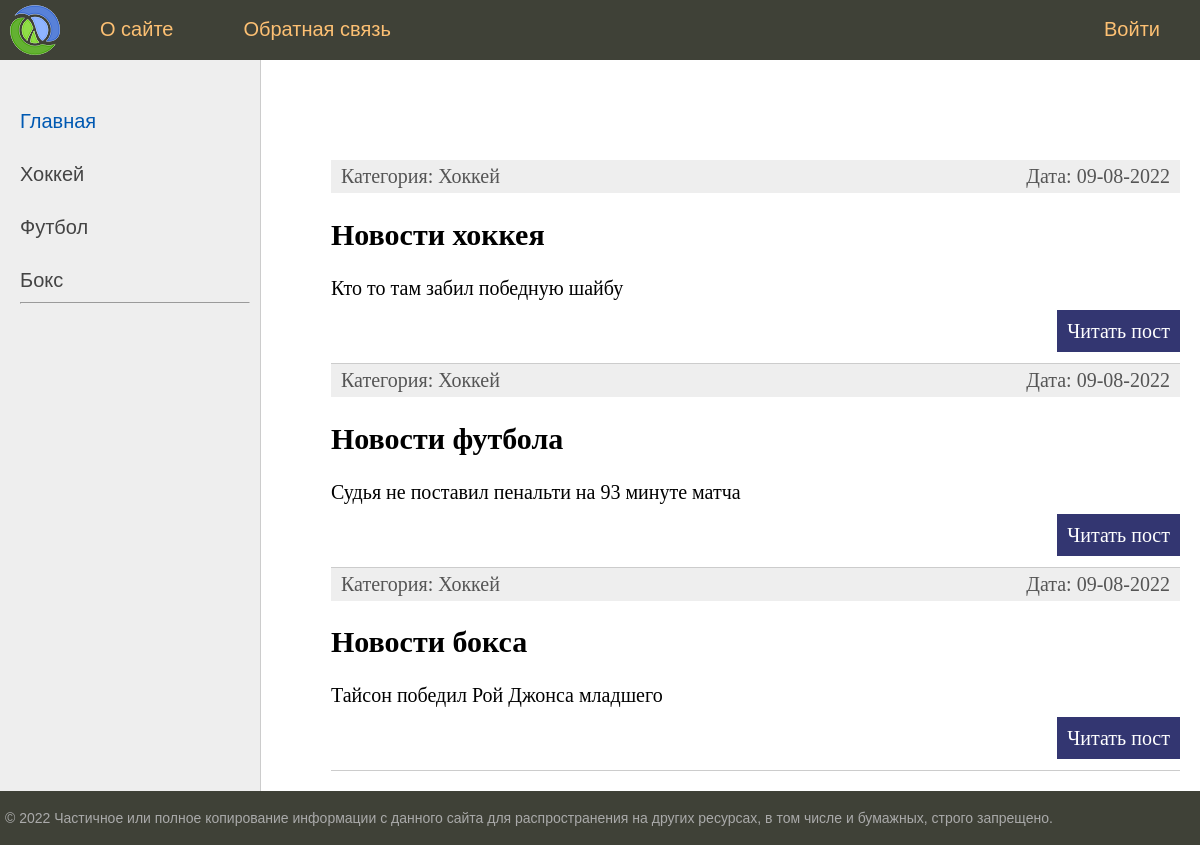
Before: / with the older database file.
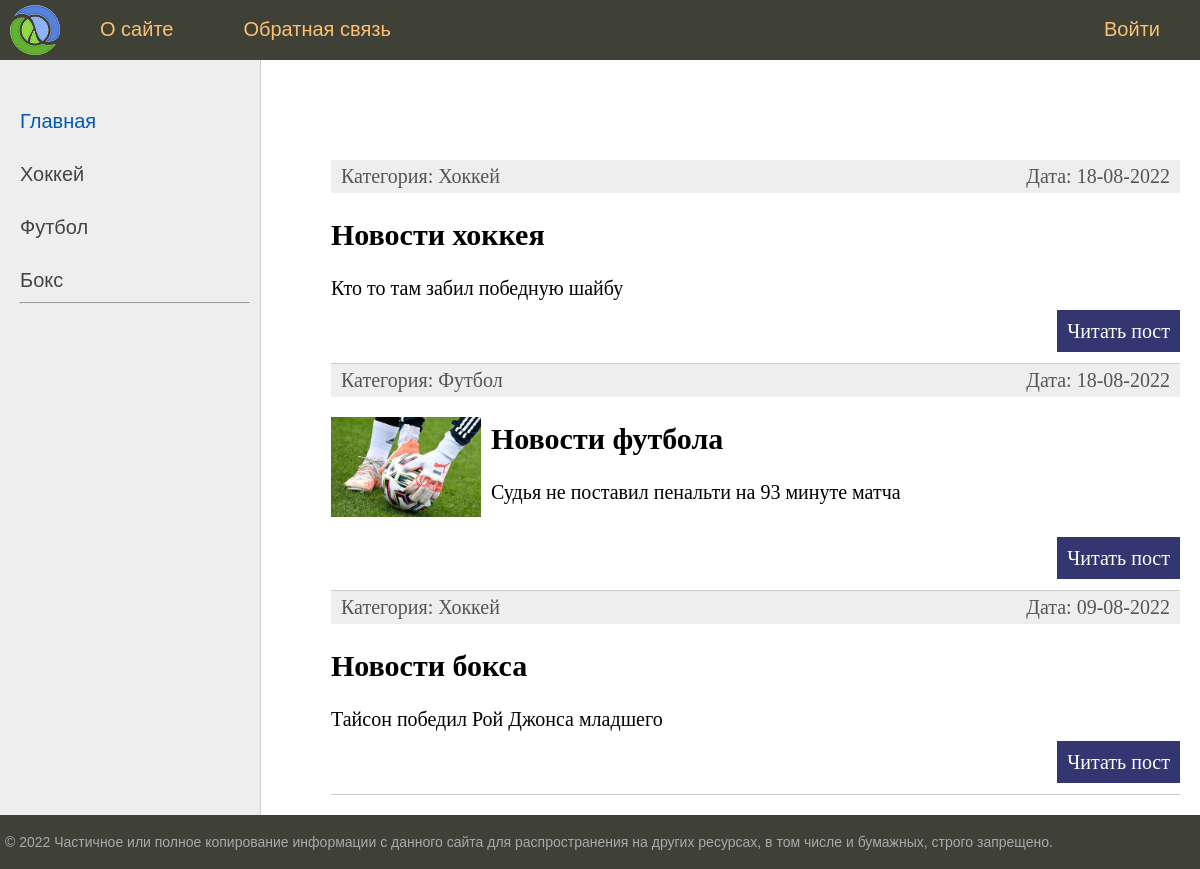
After: the same page with the newer database file.
### news/models.py (models this page shows, shortened)
class Categories(models.Model):
    name = models.CharField(max_length=100, db_index=True)
    def __str__(self):
        return self.name
    def get_absolute_url(self):
        return reverse('category', kwargs={'cat_id': self.pk})
    class Meta:
        verbose_name = "Категории"
        verbose_name_plural = "Категории"
        ordering = ['id']

class News(models.Model):
    title = models.CharField(max_length=255)
    content = models.TextField(blank=True)
    image = models.ImageField(upload_to="images/", null=True)
    date_create = models.DateField(auto_now_add=True)
    date_update = models.DateField(auto_now=True)
    is_published = models.BooleanField(default=True)
    cat = models.ForeignKey('Categories', on_delete=models.PROTECT, null=True)
    def get_absolute_url(self):
        return reverse('post', kwargs={'post_id': self.pk})
    class Meta:
        verbose_name = "Новости спорта"
        verbose_name_plural = "Новости спорта"
        ordering = ['id']

### news/views.py (the view)
# urls.py: path('', index, name='home'),
def index(request):
    posts = News.objects.filter(is_published=True)
    cats = Categories.objects.all()
    parameters = {
        'posts': posts,
        'title': 'Главная страница',
        'menu': menu,
        'cats': cats,
        'cat_selected': 0,
    }
    return render(request, 'news/index.html', context=parameters)

### news/templates/news/index.html (shortened to what this page needs)
{% extends 'news/base.html' %}
{% block content %}
<ul class="list-articles">
	{% for p in posts %}
        <li>
        <div class="article-panel">
            <p class="first">Категория: {{p.cat}}</p>
            <p class="last">Дата: {{p.date_update|date:"d-m-Y"}}</p>
        </div>
        {% if p.image %}
            <p><img class="img-article-left thumb" src="{{p.image.url}}" alt=""></p>
        {% endif %}
        <h2>{{p.title}}</h2>
        {% autoescape on %}
            {{p.content|linebreaks|truncatewords:50}}
        {% endautoescape %}
        <p class="link-read-post"><a href="{{ p.get_absolute_url }}">Читать пост</a></p>
        </li>
	{% endfor %}
</ul>
{% endblock %}

### news/templates/news/base.html (shortened to what this page needs)
{% load static %}
<!DOCTYPE html>
<html>
<head>
	<link type="text/css" href="{% static 'news/css/styles.css' %}" rel="stylesheet" />
</head>
<body>
<table class="table-page" border=0 cellpadding="0" cellspacing="0">
<tr><td valign=top>
{% block mainmenu %}
		<div class="header">
			<ul id="mainmenu" class="mainmenu">
			<li class="logo"><a href="{% url 'home' %}"><div class="logo"></div></a></li>
{% for m in menu %}
	{% if not forloop.last %}
			<li><a href="{% url m.url_name %}">{{m.title}}</a></li>
	{% else %}
			<li class="last"><a href="{% url m.url_name %}">{{m.title}}</a></li>
	{% endif %}
{% endfor %}
			</ul>
		</div>
{% endblock mainmenu %}
<table class="table-content" border=0 cellpadding="0" cellspacing="0">
<tr>
	<td valign="top" class="left-chapters">
	<ul id="leftchapters">
        {% if cat_selected == 0 %}
		    <li class="selected">Главная</li>
        {% else %}
            <li><a href="{% url 'home' %}">Главная</a></li>
        {% endif %}
		{% for c in cats %}
            {% if c.pk == cat_selected %}
                <li class="selected">{{ c.name }}</li>
            {% else %}
                <li><a href="{{ c.get_absolute_url }}">{{ c.name }}</a></li>
            {% endif %}
        {% endfor %}
        <hr>
	</ul>
</td>
<td valign="top" class="content">
	<div class="content-text">
{% block content %}
{% endblock %}
	</div>
</td></tr></table>
</td></tr>
<tr><td valign=top>
	<div id="footer">
		<p>&copy; 2022 Частичное или полное копирование информации с данного сайта для распространения на других ресурсах, в том числе и бумажных, строго запрещено.</p>
	</div>
</td></tr></table>
</body>
</html>

### news/static/news/css/styles.css (style rules this page uses)
html, body { font-family: 'Arial'; margin: 0; padding: 0; height: 100%; width: 100%; color: #444; }
a { color: #0059b2; text-decoration: none; }
img { max-width: 600px; height: auto; }
img.img-article-left { max-width: 300px; height: auto; float: left; padding: 0 10px 10px 0; }
img.img-article-left.thumb { max-width: 150px; height: auto; }
p.link-read-post { text-align: right; }
p.link-read-post a { padding: 10px; min-width: 100px; background: #333671; color: #fff; text-decoration: none; }
div.article-panel { background: #eee; padding: 5px 10px 5px 10px; box-sizing: border-box; overflow: hidden; color: #555; }
div.article-panel p.first { margin: 0; float: left; }
div.article-panel p.last { margin: 0; float: right; }
ul.list-articles { list-style: none; margin: 0; padding: 0; }
ul.list-articles li { border-bottom: 1px solid #ccc; }
.table-page { width: 100%; height: 100%; vertical-align: top; }
.table-page tr { height: 100%; }
.header { background: #3F4137; height: 60px; }
.logo { background: url('../images/logo.png') no-repeat 10px 5px; width: 70px; height: 60px; }
ul.mainmenu { list-style: none; margin: 0; padding: 0; height: 60px; color: #fdc073; font-size: 20px; overflow: hidden; }
ul.mainmenu li { float: left; margin: 18px 40px 0 30px; }
ul.mainmenu li.logo { margin: 0; }
ul.mainmenu li.last { float: right; }
ul.mainmenu li a { color: #fdc073; text-decoration: none; }
.table-content { width: 100%; min-height: 100%; height: 100%; }
.left-chapters { margin: 0; background: #eee; border-right: 1px solid #ccc; min-height: 100%; }
.left-chapters ul { width: 230px; min-height: 100%; margin: 0; padding: 20px 10px 10px 20px; list-style: none; font-size: 20px; }
.left-chapters ul li { margin: 30px 0 0 0; color: #999; }
.left-chapters ul li.selected { color: #0059b2; }
.left-chapters ul li a { color: #444; text-decoration: none; }
.content { padding: 40px 20px 20px 40px; width: 100%; box-sizing: border-box; }
.content-text { margin: 60px 0 0 30px; color: #000; font-size: 20px; font-family: Yandex Sans Display Light; }
#footer { box-sizing: border-box; background: #3F4137; padding: 5px; color: #aaa; font-size: 14px; font-family: Verdana, Geneva, Arial, Helvetica; text-align: left; overflow: hidden; }

Changed rows visible on the page:
changed News "Новости хоккея": date_update "09-08-2022" → "18-08-2022"
changed News "Новости футбола": cat "Хоккей" → "Футбол"; date_update "09-08-2022" → "18-08-2022"; image: picture added
